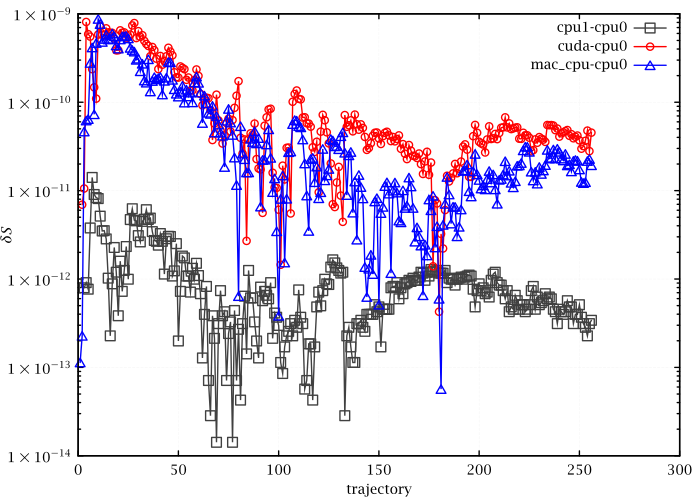

gnuplot code for this plot:
set grid lc rgb '#f0f0f0'
set xlabel 'trajectory'
set ylabel '$\delta S$'
set log y
plot "<bash -c 'paste <(grep ^V-old ../../u1_2d/reprod/t_fthmc_0_b6_cpu0_N.log) <(grep ^V-old ../../u1_2d/reprod/t_fthmc_0_b6_cpu1_N.log) <(grep ^V-old ../../u1_2d/reprod/t_fthmc_0_b6_cuda_N.log) <(grep ^V-old ../../u1_2d/reprod/t_fthmc_0_b6_mac_N.log)'" u 0:(abs($4-$2)) w lp pt 4 t 'cpu1-cpu0', '' u 0:(abs($6-$2)) w lp pt 6 t 'cuda-cpu0', '' u 0:(abs($8-$2)) w lp pt 8 t 'mac_cpu-cpu0'
